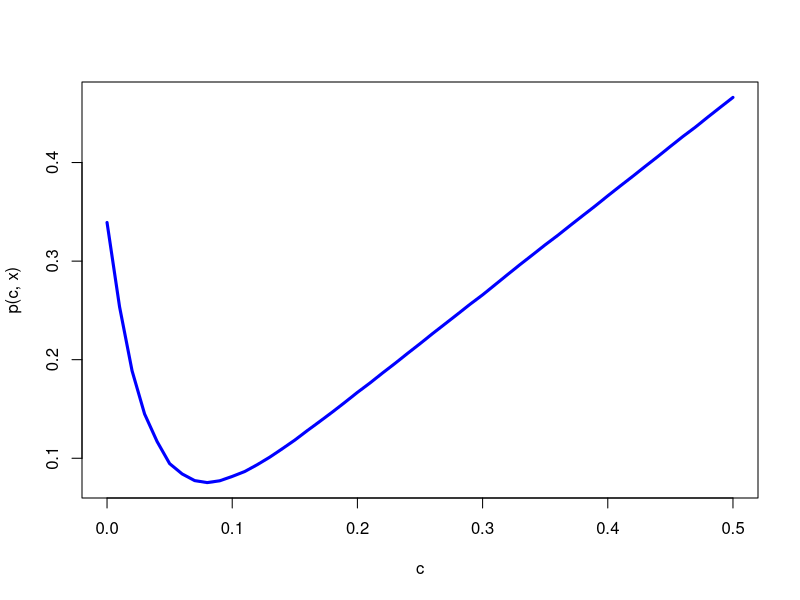
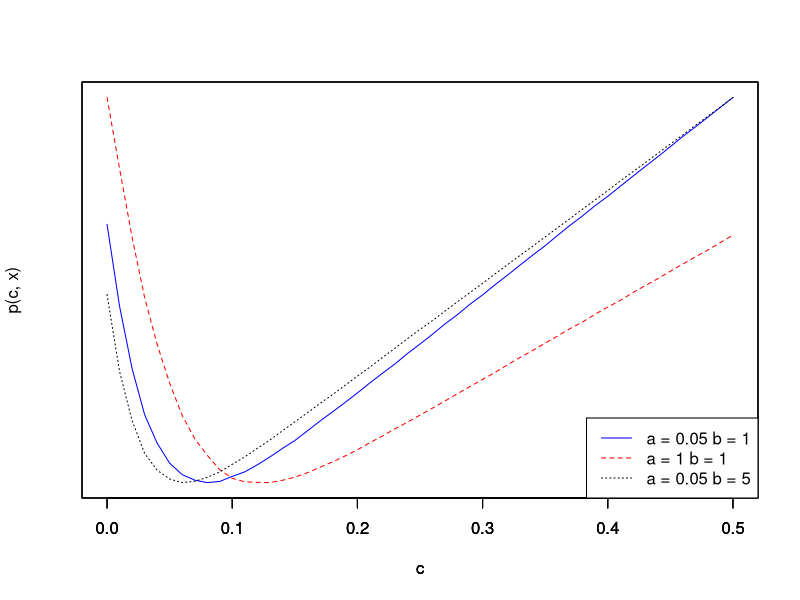

R code for these plots, in order:
## ---- chunk 1
# set seed 
set.seed(123)

# data
sum_x = 1
n = 30
# prior parameters
a = 0.05; b = 1
# posterior parameters
an = a + sum_x
bn = b + n - sum_x
th = seq(0,1,length.out = 100)
like = dbeta(th, sum_x+1,n-sum_x+1)
prior = dbeta(th,a,b)
post = dbeta(th,sum_x+a,n-sum_x+b)
## ---- chunk 2
# compute the loss given theta and c 
loss_function = function(theta, c){
  if (c < theta){
    return(10*abs(theta - c))
  } else{
    return(l = abs(theta - c))
  }
}
## ---- chunk 3
# compute the posterior risk given c 
# s is the number of random draws 
posterior_risk = function(c, a_prior, b_prior, sum_x, n, s = 30000){
  # randow draws from beta distribution 
  a_post = a_prior + sum_x
  b_post = b_prior + n - sum_x
  theta = rbeta(s, a_post, b_post)
  loss <- apply(as.matrix(theta),1,loss_function,c)
  # average values from the loss function
  risk = mean(loss)
}
# a sequence of c in [0, 0.5]
c = seq(0, 0.5, by = 0.01)
post_risk <- apply(as.matrix(c),1,posterior_risk, a, b, sum_x, n)
head(post_risk)
## ---- chunk 4
# plot posterior risk against c 
plot(c, post_risk, type = 'l', col='blue', 
    lwd = 3, ylab ='p(c, x)' )

# minimum of posterior risk occurs at c = 0.08
(c[which.min(post_risk)])
## ---- chunk 5
# set prior
as = c(0.05, 1, 0.05); bs = c(1, 1, 10)
post_risk = matrix(NA, 3, length(c))

# for each pair of a and b, compute the posterior risks
for (i in 1:3){
  a_prior = as[i]
  b_prior = bs[i]
  
  post_risk[i,] = apply(as.matrix(c), 1, posterior_risk, a_prior, b_prior, sum_x, n)
}

plot(c, post_risk[1,], type = 'l', col='blue', lty = 1, yaxt = "n", ylab = "p(c, x)")
par(new = T)
plot(c, post_risk[2,], type = 'l', col='red', lty = 2, yaxt = "n", ylab = "")
par(new = T)
plot(c, post_risk[3,], type = 'l', lty = 3, yaxt = "n", ylab = "")
legend("bottomright", lty = c(1,2,3), col = c("blue", "red", "black"), 
       legend = c("a = 0.05 b = 1", "a = 1 b = 1", "a = 0.05 b = 5"))
